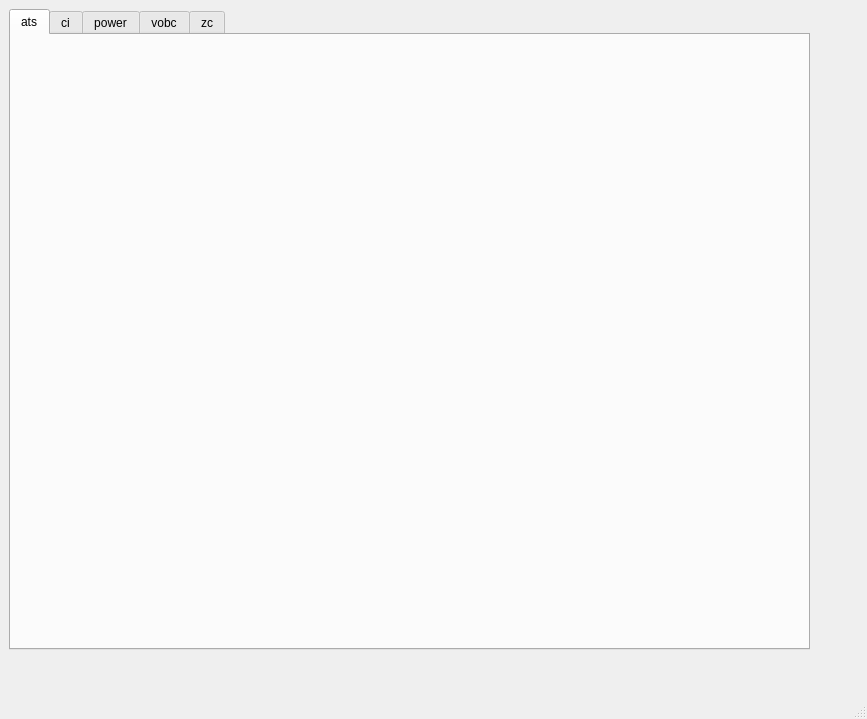
<?xml version="1.0" encoding="UTF-8"?>
<ui version="4.0">
 <class>MainWindow</class>
 <widget class="QMainWindow" name="MainWindow">
  <property name="geometry">
   <rect>
    <x>0</x>
    <y>0</y>
    <width>867</width>
    <height>719</height>
   </rect>
  </property>
  <property name="windowTitle">
   <string>MainWindow</string>
  </property>
  <widget class="QWidget" name="centralwidget">
   <widget class="QTabWidget" name="tabWidget">
    <property name="geometry">
     <rect>
      <x>9</x>
      <y>9</y>
      <width>801</width>
      <height>641</height>
     </rect>
    </property>
    <property name="currentIndex">
     <number>0</number>
    </property>
    <widget class="AtsWidget" name="ats">
     <attribute name="title">
      <string>ats</string>
     </attribute>
    </widget>
    <widget class="CiWidget" name="ci">
     <attribute name="title">
      <string>ci</string>
     </attribute>
    </widget>
    <widget class="PowerWidget" name="power">
     <attribute name="title">
      <string>power</string>
     </attribute>
    </widget>
    <widget class="VobcWidget" name="vobc">
     <attribute name="title">
      <string>vobc</string>
     </attribute>
    </widget>
    <widget class="ZcWidget" name="zc">
     <attribute name="title">
      <string>zc</string>
     </attribute>
    </widget>
   </widget>
  </widget>
  <widget class="QMenuBar" name="menubar">
   <property name="geometry">
    <rect>
     <x>0</x>
     <y>0</y>
     <width>867</width>
     <height>23</height>
    </rect>
   </property>
  </widget>
  <widget class="QStatusBar" name="statusbar"/>
 </widget>
 <customwidgets>
  <customwidget>
   <class>AtsWidget</class>
   <extends>QWidget</extends>
   <header location="global">atswidget.h</header>
   <container>1</container>
  </customwidget>
  <customwidget>
   <class>CiWidget</class>
   <extends>QWidget</extends>
   <header location="global">ciwidget.h</header>
   <container>1</container>
  </customwidget>
  <customwidget>
   <class>PowerWidget</class>
   <extends>QWidget</extends>
   <header location="global">powerwidget.h</header>
   <container>1</container>
  </customwidget>
  <customwidget>
   <class>VobcWidget</class>
   <extends>QWidget</extends>
   <header location="global">vobcwidget.h</header>
   <container>1</container>
  </customwidget>
  <customwidget>
   <class>ZcWidget</class>
   <extends>QWidget</extends>
   <header location="global">zcwidget.h</header>
   <container>1</container>
  </customwidget>
 </customwidgets>
 <resources/>
 <connections/>
</ui>
